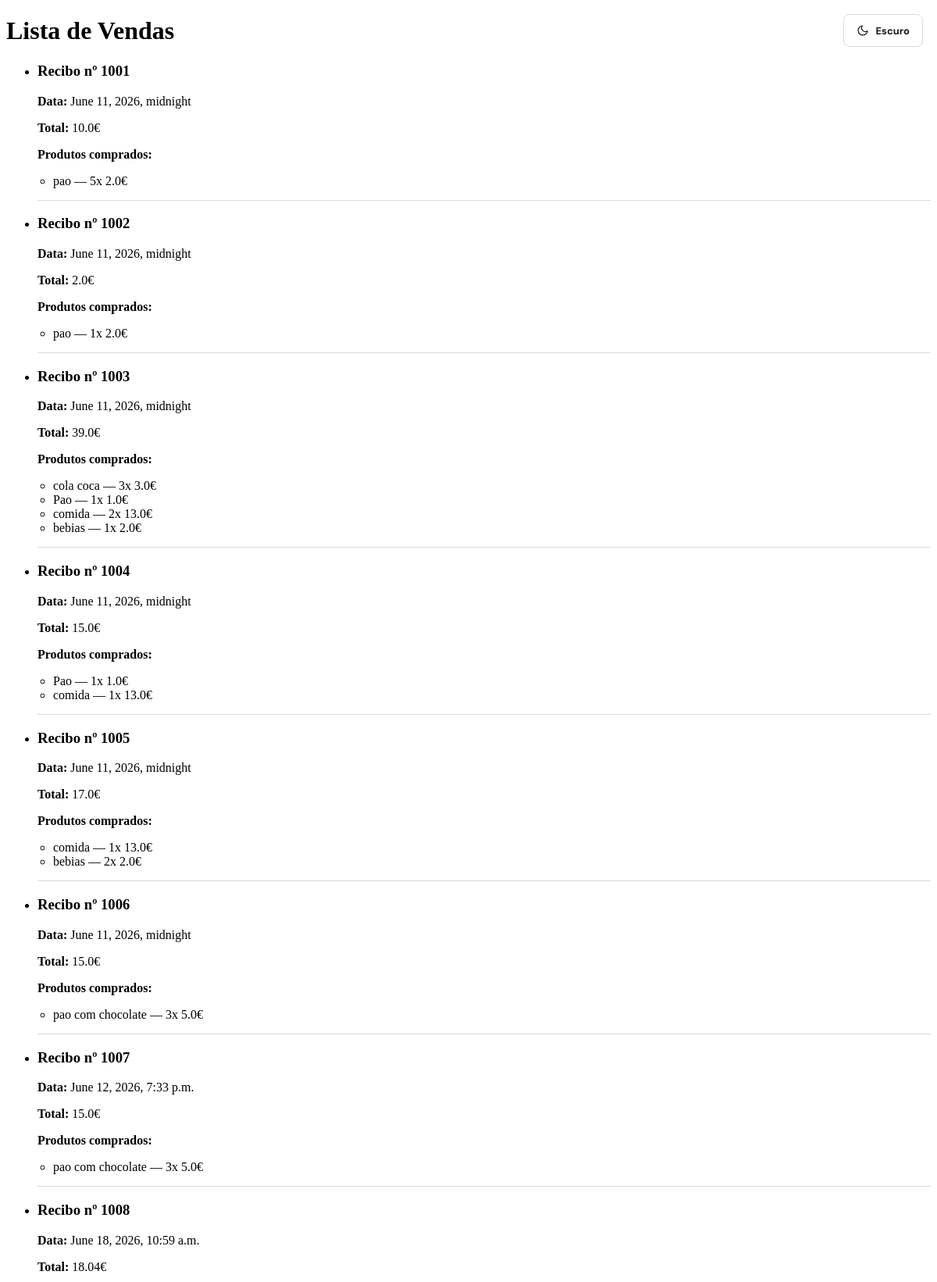
The page /vendasTESTE/ (upper part) on the database its author committed.
### workshop/models.py (models this page shows, shortened)
class Venda(models.Model):
    METODO_CHOICES = [('dinheiro', 'Dinheiro'), ('mbway', 'MBWay')]
    recibo = models.BigIntegerField(primary_key=True)
    total = models.FloatField()          # ← era BigIntegerField
    data = models.DateTimeField()        # ← era DateField, perdes a hora!
    metodo_pagamento = models.CharField(max_length=20, choices=METODO_CHOICES, default='dinheiro')
    contacto = models.ForeignKey(
        'Contacto',
        on_delete=models.SET_NULL,
        null=True, blank=True,
        related_name='vendas'
    )
    evento = models.ForeignKey(
        'Evento',
        on_delete=models.SET_NULL,
        null=True, blank=True,
        related_name='vendas'
    )
    class Meta:
        db_table = 'venda'

class VendeSe(models.Model):
    venda = models.ForeignKey(Venda, on_delete=models.RESTRICT, db_column='venda_recibo', related_name='linhas')
    produto = models.ForeignKey(Produto, on_delete=models.RESTRICT, db_column='produto_id', related_name='linhas_venda')
    qtd = models.IntegerField()
    preco = models.FloatField()
    class Meta:
        db_table = 'vende_se'
        unique_together = [('venda', 'produto')]

class Produto(models.Model):
    id = AutoField(primary_key=True)
    nome = models.CharField(max_length=512)
    preco = models.FloatField()
    qtd = models.IntegerField()
    desconto = models.IntegerField()
    iva = models.IntegerField()
    oculto = models.BooleanField(default=False)
    seccao = models.ForeignKey(
        Seccao,
        on_delete=models.RESTRICT,
        db_column='seccao_nome',
        related_name='produtos'
    )
    loja = models.ForeignKey(
        Loja,
        on_delete=models.RESTRICT,
        db_column='loja_nomeloja',
        related_name='produtos',
        null=True,
    )
    fornecedor = models.ForeignKey(
        Fornecedor,
        on_delete=models.RESTRICT,
        db_column='fornecedor_nif',
        related_name='produtos',
        null=True,
    )
    class Meta:
        db_table = 'produto'

### workshop/views.py (the view)
# urls.py: path('vendasTESTE/', views.vendasTESTEFUNC, name='vendasTESTE'),
def vendasTESTEFUNC(request):
    vendas = Venda.objects.all()
    return render(request, 'vendasTESTE.html', {'vendas': vendas})

### workshop/templates/vendasTESTE.html (shortened to what this page needs)
{% extends "base.html" %}
{% load static %}
{% block content %}
  <h1>Lista de Vendas</h1>
  {% if vendas %}
  <ul>
    {% for venda in vendas %}
    <li>
      <h3>Recibo nº {{ venda.recibo }}</h3>
      <p><strong>Data:</strong> {{ venda.data }}</p>
      <p><strong>Total:</strong> {{ venda.total }}€</p>
      <p><strong>Produtos comprados:</strong></p>
      <ul style="margin-top: 5px; padding-left: 20px;">
        {% for linha in venda.linhas.all %}
        <li>{{ linha.produto.nome }} — {{ linha.qtd }}x {{ linha.preco }}€</li>
        {% endfor %}
      </ul>
    </li>
    <hr style="border: 0; border-top: 1px solid var(--line); margin: 15px 0;">
    {% endfor %}
  </ul>
  {% else %}
  <p>Não existem vendas registadas.</p>
  {% endif %}
{% endblock %}

### static/css/tema.css (style rules this page uses)
:root, [data-tema="claro"] { --bg: #f4f1e9; --ink: #171918; --muted: #71776f; --soft: #ffffff; --surface: #fbfaf6; --surface-2: #ece7dc; --line: #d9ddd2; --accent: #437a5a; --accent-dark: #254b36; --danger: #b64040; --danger-bg: #fff0ee; --danger-border: #efc8c3; }
body, .loja-btn, .card, .form-panel, .modal-card, input, select { transition: background-color 0.25s ease, color 0.25s ease, border-color 0.25s ease; }

### rows shown on the page
Venda: recibo "1001", data "June 11, 2026, midnight", total "10.0"
VendeSe: produto.nome "pao", qtd "5", preco "2.0"
Venda: recibo "1002", data "June 11, 2026, midnight", total "2.0"
VendeSe: produto.nome "pao", qtd "1", preco "2.0"
Venda: recibo "1003", data "June 11, 2026, midnight", total "39.0"
VendeSe: produto.nome "cola coca", qtd "3", preco "3.0"
VendeSe: produto.nome "Pao", qtd "1", preco "1.0"
VendeSe: produto.nome "comida", qtd "2", preco "13.0"
VendeSe: produto.nome "bebias", qtd "1", preco "2.0"
Venda: recibo "1004", data "June 11, 2026, midnight", total "15.0"
VendeSe: produto.nome "Pao", qtd "1", preco "1.0"
VendeSe: produto.nome "comida", qtd "1", preco "13.0"
Venda: recibo "1005", data "June 11, 2026, midnight", total "17.0"
VendeSe: produto.nome "comida", qtd "1", preco "13.0"
VendeSe: produto.nome "bebias", qtd "2", preco "2.0"
Venda: recibo "1006", data "June 11, 2026, midnight", total "15.0"
VendeSe: produto.nome "pao com chocolate", qtd "3", preco "5.0"
Venda: recibo "1007", data "June 12, 2026, 7:33 p.m.", total "15.0"
VendeSe: produto.nome "pao com chocolate", qtd "3", preco "5.0"
Venda: recibo "1008", data "June 18, 2026, 10:59 a.m.", total "18.04"
